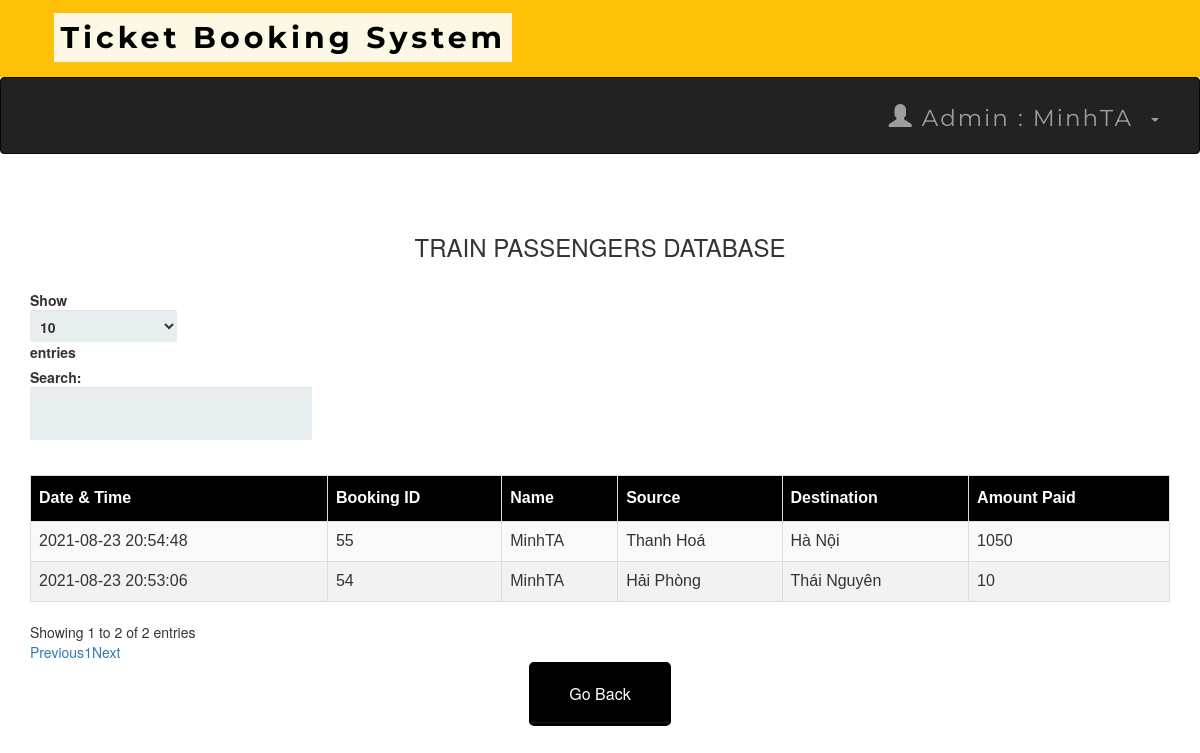
/admintraindb.php (signed in), run on the app's committed database.
### tables this page shows
CREATE TABLE `transactions` (
  `T_No.` int(10) NOT NULL,
  `email` varchar(50) NOT NULL,
  `source` varchar(50) NOT NULL,
  `dest` varchar(50) NOT NULL,
  `Name` varchar(50) NOT NULL,
  `Class` varchar(25) NOT NULL,
  `Type` varchar(25) NOT NULL,
  `NoOfpass` int(11) NOT NULL,
  `card_no` int(25) NOT NULL,
  `expmonth` int(2) NOT NULL,
  `expyear` int(2) NOT NULL,
  `cvv` int(3) NOT NULL,
  `pin` int(4) NOT NULL,
  `Date` datetime NOT NULL DEFAULT current_timestamp(),
  `Amt` int(10) NOT NULL,
  `Route` varchar(25) NOT NULL
);

### admintraindb.php (the view, shortened to what this page needs)
<?php
include 'connect.php';
include 'adminheader.php';
?>
<!DOCTYPE html>
<html>
<link rel='stylesheet' href='index.css'>
<head>
     <link rel="stylesheet" href="https://maxcdn.bootstrapcdn.com/bootstrap/3.3.6/css/bootstrap.min.css" />
     <link rel="stylesheet" href="https://cdn.datatables.net/1.10.12/css/dataTables.bootstrap.min.css" />
</head>
<body>
     <br /><br />
     <div class="container">
          <h3 align="center">TRAIN PASSENGERS DATABASE</h3>
          <br />
          <div class="table-responsive">
               <table id="data" class="table table-striped table-bordered">
                    <thead>
                         <tr>
                              <th> Date & Time</th>
                              <th> Booking ID </th>
                              <th> Name </th>
                              <th> Source </th>
                              <th> Destination </th>
                              <th> Amount Paid</th>
                         </tr>
                    </thead>
                    <tbody>
                         <?php
                         $result = mysqli_query($connect, "select * From transactions");
                         while ($row = mysqli_fetch_assoc($result)) :
                         ?>
                              <tr>
                                   <td><?php echo $row['Date']; ?></td>
                                   <td><?php echo $row['T_No.']; ?></td>
                                   <td><?php echo $row['Name']; ?></td>
                                   <td><?php echo $row['source']; ?></td>
                                   <td><?php echo $row['dest']; ?></td>
                                   <td><?php echo $row['Amt']; ?></td>
                              </tr>
                         <?php endwhile; ?>
                    </tbody>
               </table>
          </div>
     </div>
</body>
</html>
<table align='center'>
     <tr>
          <td><a href='admin.php'><button style="background-color: black ; border-color:black "><span style="color:white">Go Back </span> </button></a></td>
     </tr>

### index.css (style rules this page uses)
*, *:before, *:after { -moz-box-sizing: border-box; -webkit-box-sizing: border-box; box-sizing: border-box; }
a { text-decoration:none; }
td { text-align: center; }
button { padding: 19px 39px 18px 39px; color: #FFF; background-color: #a8db34; font-size: 18px; text-align: center; font-style: normal; border-radius: 5px; width: 100%; border: 1px solid #71db34; border-width: 1px 1px 3px; box-shadow: 0 -1px 0 rgba(255,255,255,0.1) inset; margin-bottom: 10px; }

### admintraindb.php (style rules this page uses)
table#data { font-size: 16px; font-family: "Trebuchet MS", Arial, Helvetica, sans-serif; border-collapse: collapse; border-spacing: 0; width: 100%; }
#data td, #data th { border: 1px solid #ddd; text-align: left; padding: 8px; }
#data tr:nth-child(even) { background-color: #f2f2f2 }
#data th { padding-top: 11px; padding-bottom: 11px; background-color: black; color: white; }

### data on the page
transactions: Date "2021-08-23 20:53:06", value "54", Name "MinhTA", source "Hải Phòng", dest "Thái Nguyên", Amt "10"
transactions: Date "2021-08-23 20:54:48", value "55", Name "MinhTA", source "Thanh Hoá", dest "Hà Nội", Amt "1050"

### other printed values
$_SESSION['name'] "MinhTA"
